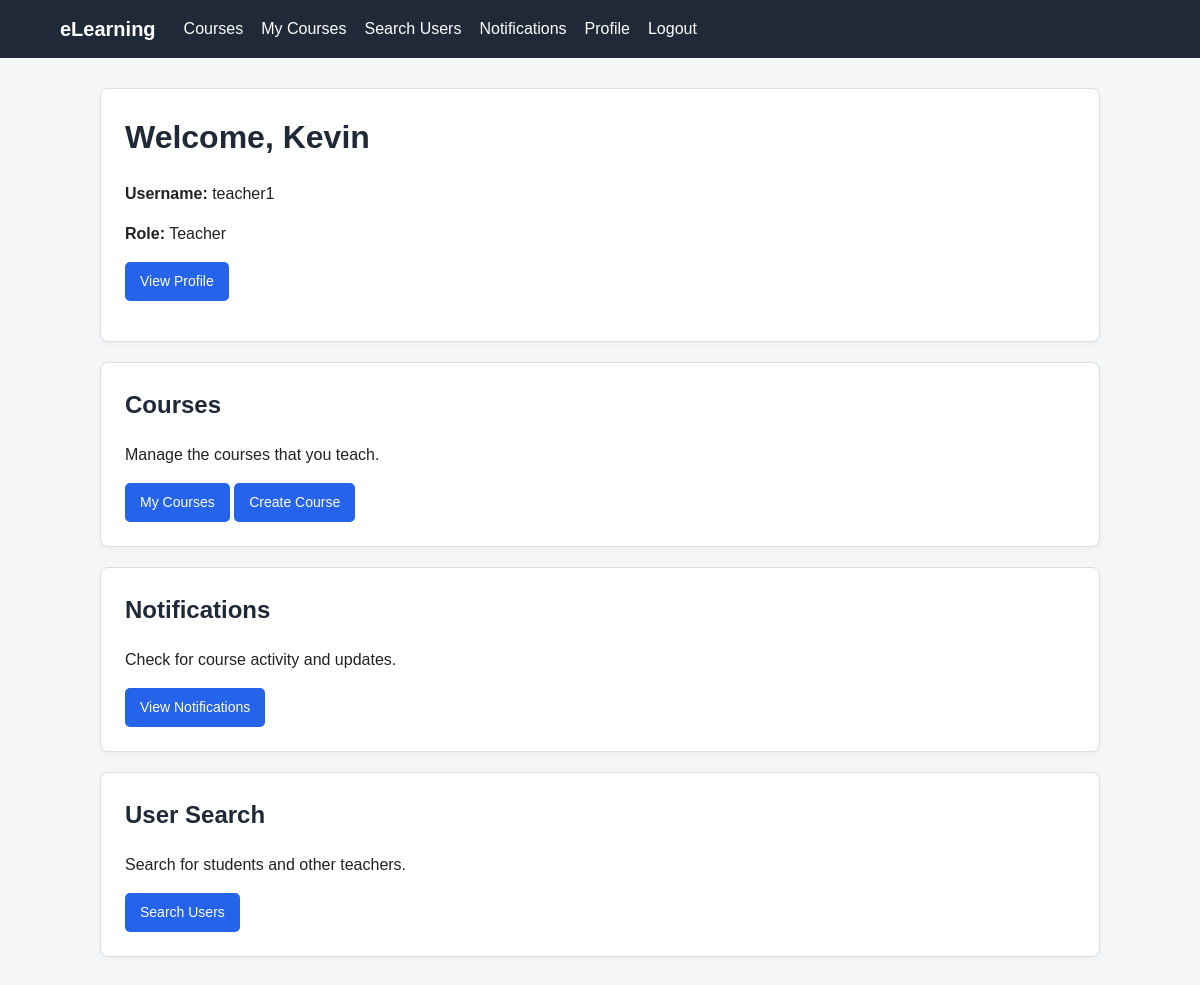
Screenshot of / (signed in) with the database file from the repository.
### accounts/models.py (models this page shows)
class User(AbstractUser):
    class Role(models.TextChoices):
        STUDENT = "STUDENT", "Student"
        TEACHER = "TEACHER", "Teacher"
    role = models.CharField(
        max_length=10,
        choices=Role.choices,
        default=Role.STUDENT
    )
    bio = models.TextField(
        blank=True,
        max_length=500
    )
    profile_picture = models.ImageField(
        upload_to="profile_pictures/",
        blank=True,
        null=True
    )

### accounts/views.py (the view)
# urls.py: path('', views.home, name='home'),
def home(request):
    return render(request, 'accounts/home.html')

### accounts/templates/accounts/home.html (shortened to what this page needs)
{% extends 'base.html' %}
{% block content %}
<div class="card">
    {% if user.is_authenticated %}
        <h1>
            Welcome, {{ user.first_name|default:user.username }}
        </h1>
        <p>
            <strong>Username:</strong>
            {{ user.username }}
        </p>
        <p>
            <strong>Role:</strong>
            {{ user.get_role_display }}
        </p>
        <p>
            <a
                class="button"
                href="{% url 'profile' user.id %}"
            >
                View Profile
            </a>
        </p>
    {% else %}
        <h1>eLearning Application</h1>
        <p>
            Please log in or create an account.
        </p>
    {% endif %}
</div>
{% if user.is_authenticated %}
    <div class="card">
        <h2>Courses</h2>
        {% if user.role == 'TEACHER' %}
            <p>
                Manage the courses that you teach.
            </p>
            <a
                class="button"
                href="{% url 'my_courses' %}"
            >
                My Courses
            </a>
            <a
                class="button"
                href="{% url 'create_course' %}"
            >
                Create Course
            </a>
        {% endif %}
    </div>
    <div class="card">
        <h2>Notifications</h2>
        <p>
            Check for course activity and updates.
        </p>
        <a
            class="button"
            href="{% url 'notifications' %}"
        >
            View Notifications
        </a>
    </div>
    {% if user.role == 'TEACHER' %}
        <div class="card">
            <h2>User Search</h2>
            <p>
                Search for students and other teachers.
            </p>
            <a
                class="button"
                href="{% url 'search' %}"
            >
                Search Users
            </a>
        </div>
    {% endif %}
{% endif %}
{% endblock %}

### accounts/static/css/style.css (style rules this page uses)
* { box-sizing: border-box; }
body { margin: 0; font-family: Arial, Helvetica, sans-serif; background-color: #f4f6f8; color: #222; line-height: 1.5; }
.card { background-color: white; padding: 24px; margin-bottom: 20px; border-radius: 8px; border: 1px solid #ddd; box-shadow: 0 2px 5px rgba(0, 0, 0, 0.04); }
h1, h2, h3 { margin-top: 0; color: #1f2937; }
a { color: #2563eb; }
.button, button { display: inline-block; background-color: #2563eb; color: white; border: none; border-radius: 5px; padding: 9px 15px; text-decoration: none; cursor: pointer; font-size: 14px; }

### rows the page displays
User: first_name "Kevin", username "teacher1", role "Teacher"
